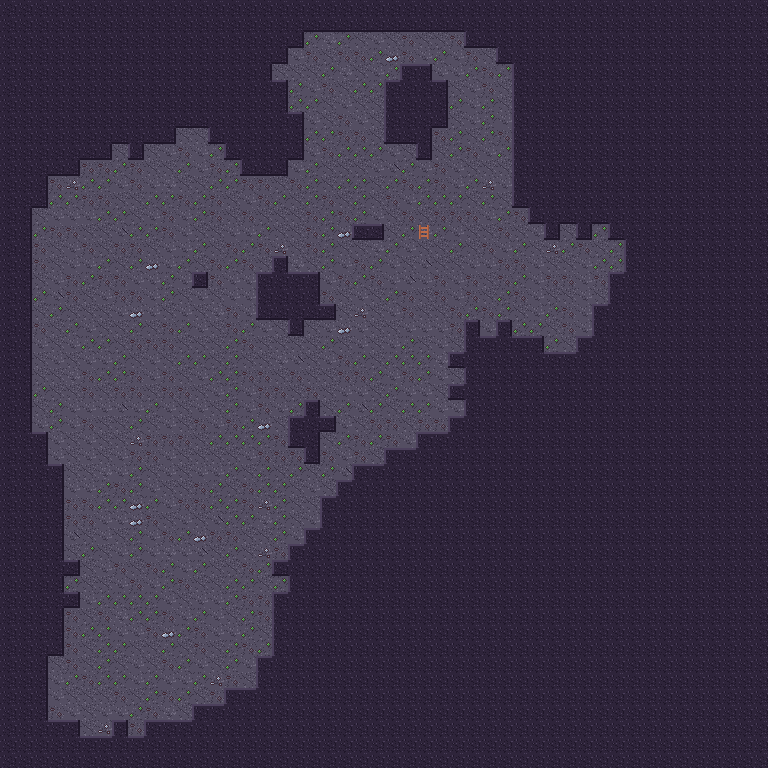

Rendered tile map (Tiled .tmx) drawn with the repository's tilesets; below, a short description and the map source with its tile grids summarised:
An orthogonal 48x48 tile map with 16x16 px tiles, 3 tile layers (Back, Buildings, Front).

<map version="1.4" tiledversion="1.4.2" orientation="orthogonal" renderorder="right-down" compressionlevel="0" width="48" height="48" tilewidth="16" tileheight="16" infinite="0" nextlayerid="4" nextobjectid="1">
  <properties />
  <tileset firstgid="1" name="cave" tilewidth="16" tileheight="16" tilecount="48" columns="16">
    <image source="../cave.png" width="256" height="48" />
    <tile id="1">
      <properties>
        <property name="Passable" type="string" value="F" />
      </properties>
    </tile>
    <tile id="16">
      <properties>
        <property name="Passable" type="string" value="F" />
      </properties>
    </tile>
    <tile id="17">
      <properties>
        <property name="Passable" type="string" value="F" />
      </properties>
    </tile>
    <tile id="18">
      <properties>
        <property name="Passable" type="string" value="F" />
      </properties>
    </tile>
    <tile id="19">
      <properties>
        <property name="Passable" type="string" value="F" />
      </properties>
    </tile>
    <tile id="20">
      <properties>
        <property name="Passable" type="string" value="F" />
      </properties>
    </tile>
    <tile id="21">
      <properties>
        <property name="Passable" type="string" value="F" />
      </properties>
    </tile>
    <tile id="22">
      <properties>
        <property name="Passable" type="string" value="F" />
      </properties>
    </tile>
    <tile id="23">
      <properties>
        <property name="Passable" type="string" value="F" />
      </properties>
    </tile>
    <tile id="24">
      <properties>
        <property name="Passable" type="string" value="F" />
      </properties>
    </tile>
    <tile id="25">
      <properties>
        <property name="Passable" type="string" value="F" />
      </properties>
    </tile>
    <tile id="26">
      <properties>
        <property name="Passable" type="string" value="F" />
      </properties>
    </tile>
    <tile id="27">
      <properties>
        <property name="Passable" type="string" value="F" />
      </properties>
    </tile>
    <tile id="28">
      <properties>
        <property name="Passable" type="string" value="F" />
      </properties>
    </tile>
    <tile id="29">
      <properties>
        <property name="Passable" type="string" value="F" />
      </properties>
    </tile>
    <tile id="30">
      <properties>
        <property name="Passable" type="string" value="F" />
      </properties>
    </tile>
    <tile id="31">
      <properties>
        <property name="Passable" type="string" value="F" />
      </properties>
    </tile>
  </tileset>
  <layer id="1" name="Back" width="48" height="48" opacity="1" offsetx="0" offsety="0">
   <data>[2304 cells, 2304 non-empty, 9 distinct tile ids]</data>
  </layer>
  <layer id="2" name="Buildings" width="48" height="48" opacity="1" offsetx="0" offsety="0">
   <data>[2304 cells, 1446 non-empty, 14 distinct tile ids]</data>
  </layer>
  <layer id="3" name="Front" width="48" height="48" opacity="1" offsetx="0" offsety="0">
   <data>[2304 cells, 0 non-empty, 0 distinct tile ids]</data>
  </layer>
</map>
